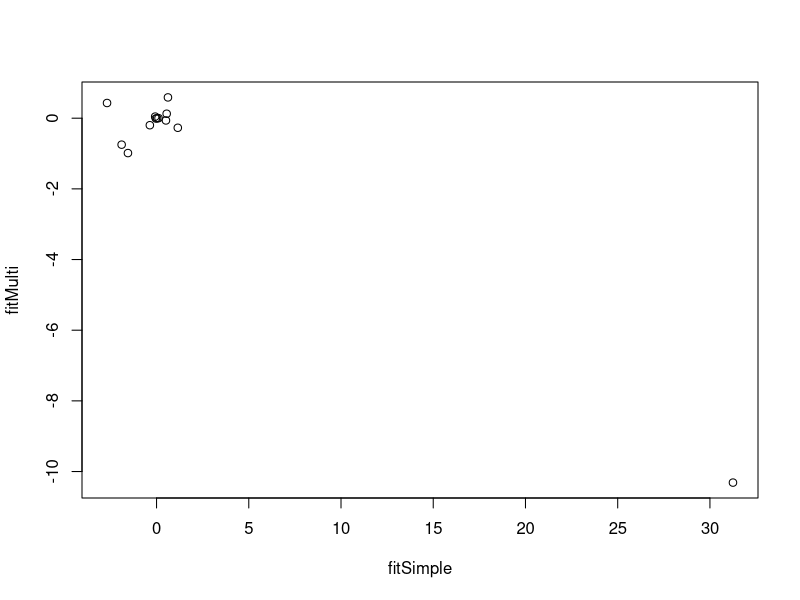

Reproduce this figure in R.
## ---- chunk 1
knitr::opts_chunk$set(echo = TRUE)

library(MASS)
attach(Boston)
## ---- chunk 2
lmFitSimpleZn <- lm(crim ~ zn)
summary(lmFitSimpleZn)$adj.r.squared
lmFitSimpleIndus <- lm(crim ~ indus)
summary(lmFitSimpleIndus)$adj.r.squared
lmFitSimpleChas <- lm(crim ~ chas)
summary(lmFitSimpleChas)$adj.r.squared
lmFitSimpleNox <- lm(crim ~ nox)
summary(lmFitSimpleNox)$adj.r.squared
lmFitSimpleRm <- lm(crim ~ rm)
summary(lmFitSimpleRm)$adj.r.squared
lmFitSimpleAge <- lm(crim ~ age)
summary(lmFitSimpleAge)$adj.r.squared
lmFitSimpleDis <- lm(crim ~ dis)
summary(lmFitSimpleDis)$adj.r.squared
lmFitSimpleRad <- lm(crim ~ rad)
summary(lmFitSimpleRad)$adj.r.squared
lmFitSimpleTax <- lm(crim ~ tax)
summary(lmFitSimpleTax)$adj.r.squared
lmFitSimplePtratio <- lm(crim ~ ptratio)
summary(lmFitSimplePtratio)$adj.r.squared
lmFitSimpleBlack <- lm(crim ~ black)
summary(lmFitSimpleBlack)$adj.r.squared
lmFitSimpleLstat <- lm(crim ~ lstat)
summary(lmFitSimpleLstat)$adj.r.squared
lmFitSimpleMedv <- lm(crim ~ medv)
summary(lmFitSimpleMedv)$adj.r.squared
## ---- chunk 3
lmFitMulti = lm(crim ~ ., data = Boston)
summary(lmFitMulti)
## ---- chunk 4
fitSimple = c(
  lmFitSimpleZn$coefficients[2], 
  lmFitSimpleIndus$coefficients[2], 
  lmFitSimpleChas$coefficients[2], 
  lmFitSimpleNox$coefficients[2],
  lmFitSimpleRm$coefficients[2],
  lmFitSimpleAge$coefficients[2],
  lmFitSimpleDis$coefficients[2],
  lmFitSimpleRad$coefficients[2],
  lmFitSimpleTax$coefficients[2],
  lmFitSimplePtratio$coefficients[2],
  lmFitSimpleBlack$coefficients[2],
  lmFitSimpleLstat$coefficients[2],
  lmFitSimpleMedv$coefficients[2]
)

fitMulti = lmFitMulti$coefficients[2:14]
plot(fitSimple, fitMulti)
## ---- chunk 5
lmFit3 <- lm(crim ~ poly(zn, 3))
summary(lmFit3)
lmFit3 <- lm(crim ~ poly(indus, 3))
summary(lmFit3)
lmFit3 <- lm(crim ~ poly(nox, 3))
summary(lmFit3)
lmFit3 <- lm(crim ~ poly(rm, 3))
summary(lmFit3)
lmFit3 <- lm(crim ~ poly(age, 3))
summary(lmFit3)
lmFit3 <- lm(crim ~ poly(dis, 3))
summary(lmFit3)
lmFit3 <- lm(crim ~ poly(rad, 3))
summary(lmFit3)
lmFit3 <- lm(crim ~ poly(tax, 3))
summary(lmFit3)
lmFit3 <- lm(crim ~ poly(ptratio, 3))
summary(lmFit3)
lmFit3 <- lm(crim ~ poly(black, 3))
summary(lmFit3)
lmFit3 <- lm(crim ~ poly(lstat, 3))
summary(lmFit3)
lmFit3 <- lm(crim ~ poly(medv, 3))
summary(lmFit3)
